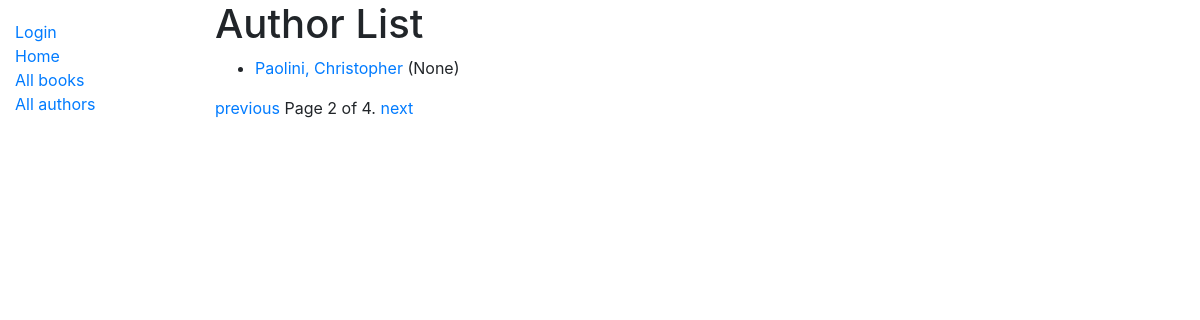
The page /catalog/authors/?page=2 on the database its author committed.
### catalog/models.py (models this page shows, shortened)
class Author(models.Model):
    first_name = models.CharField(max_length=100)
    last_name = models.CharField(max_length=100)
    date_of_birth = models.DateField(null=True, blank=True)
    date_of_death = models.DateField('Died', null=True, blank=True)
    class Meta:
        ordering = ['last_name', 'first_name']
    def get_absolute_url(self):
        return reverse('author-detail', args=[str(self.id)])
    class Meta:
        ordering = ['last_name']

### catalog/views.py (the view)
# urls.py: path('authors/', views.AuthorListView.as_view(), name='authors'),
class AuthorListView(generic.ListView):
	model = Author
	paginate_by = 1

### catalog/templates/catalog/author_list.html
{% extends "base_generic.html" %}
{% block content %}
  <h1>Author List</h1>
  {% if author_list %}
  <ul>
    {% for author in author_list %}
      <li>
        <a href="{{ author.get_absolute_url }}">{{ author.last_name }}, {{ author.first_name}}</a> ({{author.date_of_birth}})
      </li>
    {% endfor %}
  </ul>
  {% else %}
    <p>There are no authors in the library.</p>
  {% endif %}
{% endblock %}

### rows shown on the page
Author: last_name "Paolini", first_name "Christopher", date_of_birth "None"

### other values the page prints
{{ page_obj.number }} "2"
{{ page_obj.paginator.num_pages }} "4"
